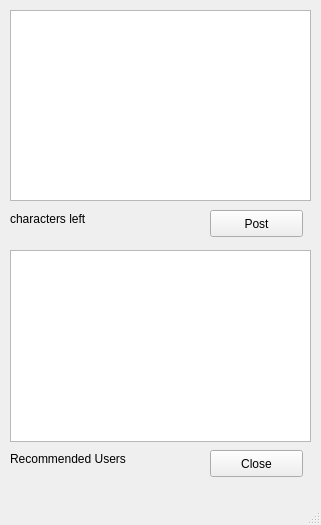
<?xml version="1.0" encoding="UTF-8"?>
<ui version="4.0">
 <class>twitter_client</class>
 <widget class="QMainWindow" name="twitter_client">
  <property name="geometry">
   <rect>
    <x>0</x>
    <y>0</y>
    <width>321</width>
    <height>525</height>
   </rect>
  </property>
  <property name="windowTitle">
   <string>Twitter Client</string>
  </property>
  <widget class="QWidget" name="centralwidget">
   <widget class="QPushButton" name="button_post">
    <property name="geometry">
     <rect>
      <x>210</x>
      <y>210</y>
      <width>93</width>
      <height>27</height>
     </rect>
    </property>
    <property name="text">
     <string>Post</string>
    </property>
   </widget>
   <widget class="QLabel" name="status">
    <property name="geometry">
     <rect>
      <x>10</x>
      <y>210</y>
      <width>191</width>
      <height>17</height>
     </rect>
    </property>
    <property name="text">
     <string>characters left</string>
    </property>
   </widget>
   <widget class="QTextEdit" name="textEdit">
    <property name="geometry">
     <rect>
      <x>10</x>
      <y>10</y>
      <width>301</width>
      <height>191</height>
     </rect>
    </property>
    <property name="toolTip">
     <string>Type message here</string>
    </property>
    <property name="html">
     <string>&lt;!DOCTYPE HTML PUBLIC &quot;-//W3C//DTD HTML 4.0//EN&quot; &quot;http://www.w3.org/TR/REC-html40/strict.dtd&quot;&gt;
&lt;html&gt;&lt;head&gt;&lt;meta name=&quot;qrichtext&quot; content=&quot;1&quot; /&gt;&lt;style type=&quot;text/css&quot;&gt;
p, li { white-space: pre-wrap; }
&lt;/style&gt;&lt;/head&gt;&lt;body style=&quot; font-family:'Sans'; font-size:10pt; font-weight:400; font-style:normal;&quot;&gt;
&lt;p style=&quot;-qt-paragraph-type:empty; margin-top:0px; margin-bottom:0px; margin-left:0px; margin-right:0px; -qt-block-indent:0; text-indent:0px;&quot;&gt;&lt;/p&gt;&lt;/body&gt;&lt;/html&gt;</string>
    </property>
   </widget>
   <widget class="QPushButton" name="button_close">
    <property name="geometry">
     <rect>
      <x>210</x>
      <y>450</y>
      <width>93</width>
      <height>27</height>
     </rect>
    </property>
    <property name="text">
     <string>Close</string>
    </property>
   </widget>
   <widget class="QTextBrowser" name="users_rec">
    <property name="geometry">
     <rect>
      <x>10</x>
      <y>250</y>
      <width>301</width>
      <height>192</height>
     </rect>
    </property>
    <property name="toolTip">
     <string>Click here to get recommended users</string>
    </property>
    <property name="html">
     <string>&lt;!DOCTYPE HTML PUBLIC &quot;-//W3C//DTD HTML 4.0//EN&quot; &quot;http://www.w3.org/TR/REC-html40/strict.dtd&quot;&gt;
&lt;html&gt;&lt;head&gt;&lt;meta name=&quot;qrichtext&quot; content=&quot;1&quot; /&gt;&lt;style type=&quot;text/css&quot;&gt;
p, li { white-space: pre-wrap; }
&lt;/style&gt;&lt;/head&gt;&lt;body style=&quot; font-family:'Sans'; font-size:10pt; font-weight:400; font-style:normal;&quot;&gt;
&lt;p style=&quot;-qt-paragraph-type:empty; margin-top:0px; margin-bottom:0px; margin-left:0px; margin-right:0px; -qt-block-indent:0; text-indent:0px;&quot;&gt;&lt;/p&gt;&lt;/body&gt;&lt;/html&gt;</string>
    </property>
   </widget>
   <widget class="QLabel" name="label">
    <property name="geometry">
     <rect>
      <x>10</x>
      <y>450</y>
      <width>141</width>
      <height>17</height>
     </rect>
    </property>
    <property name="text">
     <string>Recommended Users</string>
    </property>
   </widget>
  </widget>
  <widget class="QMenuBar" name="menubar">
   <property name="geometry">
    <rect>
     <x>0</x>
     <y>0</y>
     <width>321</width>
     <height>23</height>
    </rect>
   </property>
  </widget>
  <widget class="QStatusBar" name="statusbar"/>
 </widget>
 <resources/>
 <connections>
  <connection>
   <sender>button_close</sender>
   <signal>clicked()</signal>
   <receiver>twitter_client</receiver>
   <slot>close()</slot>
   <hints>
    <hint type="sourcelabel">
     <x>210</x>
     <y>473</y>
    </hint>
    <hint type="destinationlabel">
     <x>197</x>
     <y>316</y>
    </hint>
   </hints>
  </connection>
 </connections>
</ui>
